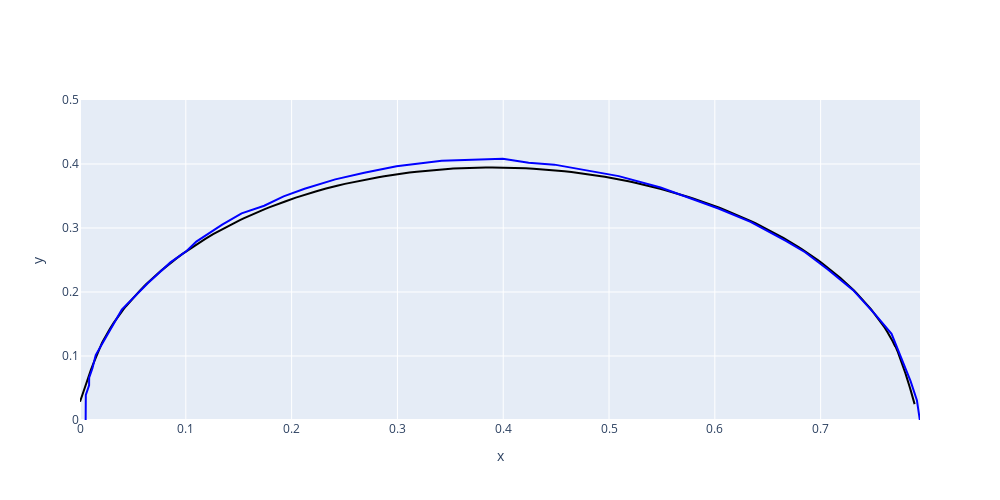
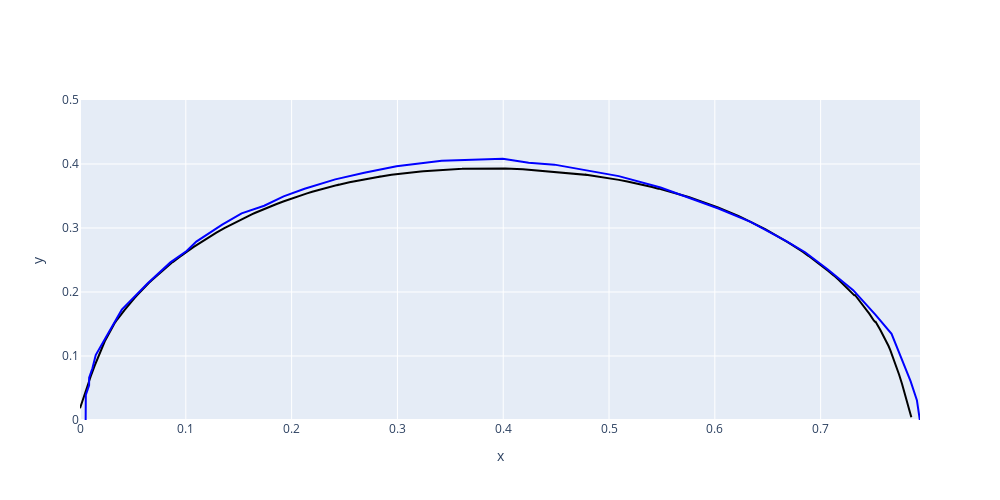
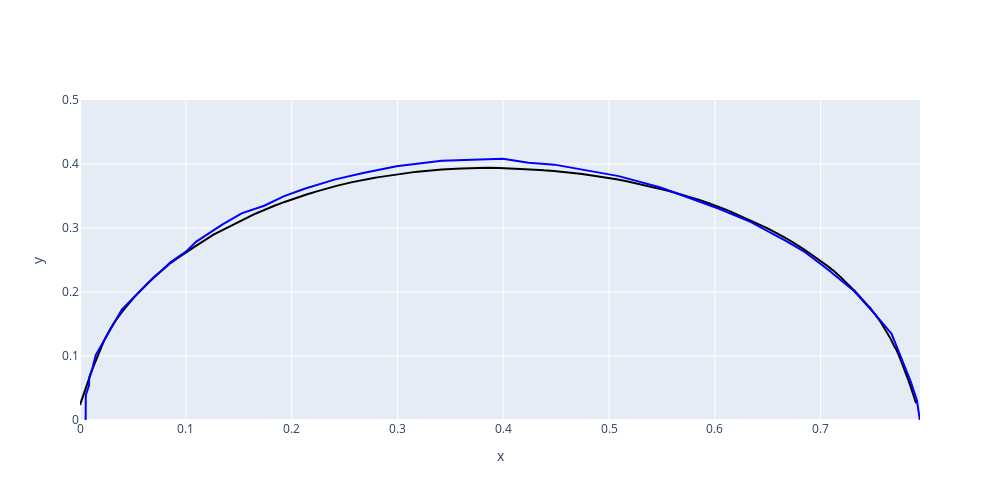
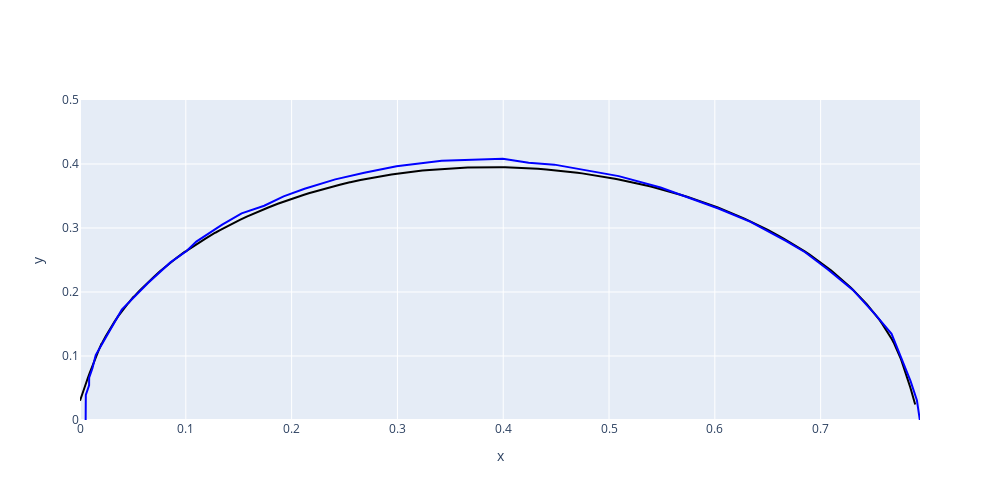

Notebook code for these charts, in order:
### Code cell
import pandas as pd
import numpy as np
import plotly.graph_objects as go
import plotly.express as px
from plotly.offline import iplot, init_notebook_mode
import plotly.io as pio
import glob, os, sys
import logging
from sys import argv
import re
from scipy.ndimage.filters import gaussian_filter1d
from scipy.interpolate import Rbf, InterpolatedUnivariateSpline
from scipy.interpolate import splev, splrep
from scipy.signal import savgol_filter
from statistics import mean

def nearest_point(x, y, x0, y0):
    values = (x - x0)**2 + (y - y0)**2
    index_min = np.argmin(values)
    if values[index_min] >0.1:
        print("ERROR!!!:",x[index_min], y[index_min], values[index_min])
    return x[index_min], y[index_min]

path = '/Users/weugene/basilisk/work/tube/res8_fast/'
path_ex = '/Users/weugene/basilisk/work/tube/'
case = '8'
x_name = 'Points_0'
y_name = 'Points_1'
file_name = ["data_i=","_t=",".csv"]
list_of_consideration = range(0,137,1)
# list_of_consideration = [1, 30, 60, 96]
diam = 0.514
K_neigh = 3
# x_name = 'Points:0'
# y_name = 'Points:1'

files_csv = []
files_csv += glob.glob(path + file_name[0]+"*"+file_name[1]+"*"+file_name[2])
print("FOUND:",files_csv)
files_csv=[ os.path.basename(x) for x in files_csv]

files_nums=[]
for x in files_csv:
    match_number = re.compile('-?\ *[0-9]+\.?[0-9]*(?:[Ee]\ *-?\ *[0-9]+)?')
    final_list = re.findall(match_number, x)
    files_nums.append((int(final_list[0]), float(final_list[1]), x))

files_nums=sorted(files_nums, key=lambda x: x[0])
print ("FILES_NUMS after soting:",files_nums)
files_csv_sorted_filtered = []
files_csv = []
for (i,x) in enumerate(files_nums):
    if x[0] in list_of_consideration:
        files_csv_sorted_filtered.append((x[0], x[1] , path + x[2]))
        files_csv.append(path + x[2])
        print("Files csv are reading...", x[2])

Nf = len(files_csv)
def name_generator(s):
#     return  [path_ex + '10' + s + '.csv', path_ex + '10' + s + '_Fluent.csv', path_ex + '10' + s + '_OpenFoam.csv' ], ['10' + s + ' experiment', '10' + s + ' Fluent','10' + s + ' OpenFoam', '10' + s + ' BP']
#     return  [path_ex + '10' + s + '.csv', path_ex + '10' + s + '_Fluent_neighbors.csv', path_ex + '10' + s + '_OpenFoam.csv' ], ['10' + s + ' experiment', '10' + s + ' Fluent','10' + s + ' OpenFoam', '10' + s + ' BP']
    return  [path_ex + '5b_' + s + '.csv'],[ '5b_' + s ]


files_csv_exp, names = name_generator(case)

col =   ['blue',           'red',        'hsv(120,100,100)',       'black' ]
# files_csv_exp = ['a.csv','b.csv','c.csv']
print('files_csv:',files_csv)
print('files_csv_exp:',files_csv_exp)
df = []
df_exp = []
# params = ['10a.csv':'']
fig = go.Figure()

for i, file in enumerate(files_csv_exp):
    print('reading .. ', file)
    df_exp.append(pd.read_csv(file, header=None))
    df_exp[i].columns = [x_name, y_name] 
    df_exp[i][x_name] /= diam
    df_exp[i][y_name] /= diam

i_exp = 0
for i, file in enumerate(files_csv):
    print("file:",file,"\n")
    df.append(pd.read_csv(file))  
    mdf = df[i]
    j = str(files_csv_sorted_filtered[i][0])
    t = str(files_csv_sorted_filtered[i][1])
#     print('i=', j, ' t=', t,' file=', file)
#     display(mdf.head())
#     N = mdf.shape[0]
#     dfdown = mdf[(mdf[y_name]<0)].sort_values(by=[x_name, y_name])
#     dfup = mdf[(mdf[y_name]>0)].sort_values(by=[x_name, y_name], ascending=False)
#     mdf = pd.concat([dfdown, dfup, dfdown.head(1)])
    x = np.array(mdf[x_name][mdf[y_name]>=0])
    y = np.array(mdf[y_name][mdf[y_name]>=0])
    L = x.size
    print("size of x:", L)
    if L<5:
        print('ERROR: no points < 5!')
    aa = zip(x,y)
    
    icr = np.argmax(y)
    xcr = x[icr]
    ycr = y[icr]
    def get_item(item):
        x,y = item
        if x < xcr:
            return item
        else:
            return (item[0], -item[0])
        
    aa = sorted(aa, key=lambda item: get_item(item))
    x,y = zip(*aa)
    xx, yy = [], []
    for i,x0 in enumerate(x):
        y0 = y[i]
        a,b = nearest_point(x, y, x0, y0)
        xx.append(a)
        yy.append(b)
    x = xx[:]
    y = yy[:]
    y = non_uniform_savgol(x, y, 51, 2)
#     xx, yy = [], []
#     for j in range(0,L):
#         start = max(0,j-K_neigh)
#         end = min(L-1,j+K_neigh)
#         xx.append(mean(x[start:end]))
#         yy.append(mean(y[start:end]))
#     x = xx[:]
#     y = yy[:]

#     spl = splrep(x, y)
#     x2 = np.linspace(min(x), max(x), 200)
#     y2 = splev(x2, spl)
#     x = x2[:]
#     y = y2[:]

#     y = scipy.signal.savgol_filter(y, 31, 1) # window size 51, polynomial order 3
    
#     ius = InterpolatedUnivariateSpline(x, y) # x must increase
#     y = ius(x)

    
    # use RBF method
#     print('XY:',x,y)
#     xi = np.linspace(min(x), max(x), 100)
#     rbf = Rbf(x, y, function = 'gaussian')
#     y = rbf(xi)

    minx = min(x)
    print("Thickness=", 0.5 - max(y))
    fig.add_trace(go.Scatter(x=x, y=y, name='t=' + t,
                             mode='lines',
                             textfont=dict(
                                family="sans serif",
                                size=18,
                                color="LightSeaGreen")
                             ))
    if True:
        fig1 = go.Figure(go.Scatter(x=x-minx, y=y, name='t=' + t,
#                                  mode='markers',
#                                  mode='lines+markers',
                                 mode='lines',                                    
                                 marker = dict(
                                     color = col[-1],
                                     size = 5
        #                                  ,
        #                              line = dict(
        #                               color = 'rgb(231, 99, 250)',
        #                               width = 12
        #                               )
                                 ),
                                 textfont=dict(
                                    family="sans serif",
                                    size=18,
                                    color="LightSeaGreen")
                                 ))
        
        for i_exp in range(0,1):
            fig1.add_trace(go.Scatter(x=df_exp[i_exp][x_name], y=df_exp[i_exp][y_name], name=names[i_exp],
                                 mode='lines',
                                 marker = dict(
                                     color = col[i_exp],
                                     size = 5
    #                                  ,
        #                              line = dict(
        #                               color = 'rgb(231, 99, 250)',
        #                               width = 12
        #                               )
                                 ),
                                 textfont=dict(
                                    family="sans serif",
                                    size=18,
                                    color="LightSeaGreen")
                                 ))
        fig1.update_layout(
            width = 1000,
            height = 500,
            xaxis_title='x',
            yaxis_title='y'
        )

        fig1.update_yaxes(range=[0,0.5])
        fig1.update_layout(showlegend=False)
        iplot(fig1)
        pio.write_image(fig1, path + 'bubble_evolution_t=' + t + '.pdf')
    
    fig.add_trace(go.Scatter(
        x=[0, 100],
        y=[0.5, 0.5],
        mode='lines',
        line=dict(color='black', width=1),
        showlegend=False)
    )
    
#     fig.update_xaxes(range=[1.9,17.6])
    
    fig.add_trace(go.Scatter(
        x=[0, 100],
        y=[-0.5, -0.5],
        mode='lines',
        line=dict(color='black', width=1),
        showlegend=False)
    )
#     fig.add_trace(go.Scatter(x=[min(x), max(x)], y=[0.5,0.5], name='t='+str(i),
#                              mode='lines',
#                              textfont=dict(
#                                 family="sans serif",
#                                 size=18,
#                                 color="LightSeaGreen")

fig.update_layout(
    width = 1000,
    height = 300,
    xaxis_title='x',
    yaxis_title='y'
)
    
fig.update_yaxes(range=[0,0.6])
iplot(fig)
pio.write_image(fig, path + 'bubble_evolution.pdf')
# fig.show()

### Figure 1 — Plotly figure (JSON) as saved in the notebook; plotly's stock layout.template omitted (floating-point values rounded to 4 significant figures; data arrays with more than 128 entries replaced by an {"elided": "..."} marker saying what was removed)
{"data": [{"marker": {"color": "black", "size": 5}, "mode": "lines", "name": "t=0.0", "textfont": {"color": "LightSeaGreen", "family": "sans serif", "size": 18}, "type": "scatter", "x": {"elided": "276 float values"}, "y": {"elided": "276 float values"}}, {"marker": {"color": "blue", "size": 5}, "mode": "lines", "name": "5b_8", "textfont": {"color": "LightSeaGreen", "family": "sans serif", "size": 18}, "type": "scatter", "x": [0.005325, 0.00536, 0.005395, 0.005441, 0.005499, 0.008601, 0.008648, 0.01175, 0.01488, 0.02411, 0.03951, 0.06403, 0.08547, 0.1008, 0.11, 0.1344, 0.1528, 0.1741, 0.1924, 0.2123, 0.2413, 0.2687, 0.2992, 0.3418, 0.3997, 0.424, 0.4484, 0.4788, 0.5092, 0.5487, 0.573, 0.6034, 0.6338, 0.6671, 0.6853, 0.7065, 0.7308, 0.7519, 0.767, 0.776, 0.785, 0.791, 0.7939, 0.7939], "y": [-0.005026, 0.00385, 0.01273, 0.02456, 0.03936, 0.05414, 0.06598, 0.08076, 0.1015, 0.1281, 0.1724, 0.2138, 0.2462, 0.2639, 0.2787, 0.3053, 0.323, 0.3347, 0.3495, 0.3613, 0.376, 0.3862, 0.3965, 0.4052, 0.408, 0.402, 0.399, 0.39, 0.3811, 0.3632, 0.3483, 0.3305, 0.3097, 0.28, 0.2622, 0.2355, 0.2029, 0.1643, 0.1347, 0.09915, 0.06066, 0.03105, 0.004411, -0.001507]}], "layout": {"height": 500, "showlegend": false, "width": 1000, "xaxis": {"title": {"text": "x"}}, "yaxis": {"range": [0, 0.5], "title": {"text": "y"}}}}

### Figure 2 — Plotly figure (JSON) as saved in the notebook; plotly's stock layout.template omitted (floating-point values rounded to 4 significant figures; data arrays with more than 128 entries replaced by an {"elided": "..."} marker saying what was removed)
{"data": [{"marker": {"color": "black", "size": 5}, "mode": "lines", "name": "t=1.02507", "textfont": {"color": "LightSeaGreen", "family": "sans serif", "size": 18}, "type": "scatter", "x": {"elided": "276 float values"}, "y": {"elided": "276 float values"}}, {"marker": {"color": "blue", "size": 5}, "mode": "lines", "name": "5b_8", "textfont": {"color": "LightSeaGreen", "family": "sans serif", "size": 18}, "type": "scatter", "x": [0.005325, 0.00536, 0.005395, 0.005441, 0.005499, 0.008601, 0.008648, 0.01175, 0.01488, 0.02411, 0.03951, 0.06403, 0.08547, 0.1008, 0.11, 0.1344, 0.1528, 0.1741, 0.1924, 0.2123, 0.2413, 0.2687, 0.2992, 0.3418, 0.3997, 0.424, 0.4484, 0.4788, 0.5092, 0.5487, 0.573, 0.6034, 0.6338, 0.6671, 0.6853, 0.7065, 0.7308, 0.7519, 0.767, 0.776, 0.785, 0.791, 0.7939, 0.7939], "y": [-0.005026, 0.00385, 0.01273, 0.02456, 0.03936, 0.05414, 0.06598, 0.08076, 0.1015, 0.1281, 0.1724, 0.2138, 0.2462, 0.2639, 0.2787, 0.3053, 0.323, 0.3347, 0.3495, 0.3613, 0.376, 0.3862, 0.3965, 0.4052, 0.408, 0.402, 0.399, 0.39, 0.3811, 0.3632, 0.3483, 0.3305, 0.3097, 0.28, 0.2622, 0.2355, 0.2029, 0.1643, 0.1347, 0.09915, 0.06066, 0.03105, 0.004411, -0.001507]}], "layout": {"height": 500, "showlegend": false, "width": 1000, "xaxis": {"title": {"text": "x"}}, "yaxis": {"range": [0, 0.5], "title": {"text": "y"}}}}

### Figure 3 — Plotly figure (JSON) as saved in the notebook; plotly's stock layout.template omitted (floating-point values rounded to 4 significant figures; data arrays with more than 128 entries replaced by an {"elided": "..."} marker saying what was removed)
{"data": [{"marker": {"color": "black", "size": 5}, "mode": "lines", "name": "t=0.00421461", "textfont": {"color": "LightSeaGreen", "family": "sans serif", "size": 18}, "type": "scatter", "x": {"elided": "254 float values"}, "y": {"elided": "254 float values"}}, {"marker": {"color": "blue", "size": 5}, "mode": "lines", "name": "5b_8", "textfont": {"color": "LightSeaGreen", "family": "sans serif", "size": 18}, "type": "scatter", "x": [0.005325, 0.00536, 0.005395, 0.005441, 0.005499, 0.008601, 0.008648, 0.01175, 0.01488, 0.02411, 0.03951, 0.06403, 0.08547, 0.1008, 0.11, 0.1344, 0.1528, 0.1741, 0.1924, 0.2123, 0.2413, 0.2687, 0.2992, 0.3418, 0.3997, 0.424, 0.4484, 0.4788, 0.5092, 0.5487, 0.573, 0.6034, 0.6338, 0.6671, 0.6853, 0.7065, 0.7308, 0.7519, 0.767, 0.776, 0.785, 0.791, 0.7939, 0.7939], "y": [-0.005026, 0.00385, 0.01273, 0.02456, 0.03936, 0.05414, 0.06598, 0.08076, 0.1015, 0.1281, 0.1724, 0.2138, 0.2462, 0.2639, 0.2787, 0.3053, 0.323, 0.3347, 0.3495, 0.3613, 0.376, 0.3862, 0.3965, 0.4052, 0.408, 0.402, 0.399, 0.39, 0.3811, 0.3632, 0.3483, 0.3305, 0.3097, 0.28, 0.2622, 0.2355, 0.2029, 0.1643, 0.1347, 0.09915, 0.06066, 0.03105, 0.004411, -0.001507]}], "layout": {"height": 500, "showlegend": false, "width": 1000, "xaxis": {"title": {"text": "x"}}, "yaxis": {"range": [0, 0.5], "title": {"text": "y"}}}}

### Figure 4 — Plotly figure (JSON) as saved in the notebook; plotly's stock layout.template omitted (floating-point values rounded to 4 significant figures; data arrays with more than 128 entries replaced by an {"elided": "..."} marker saying what was removed)
{"data": [{"marker": {"color": "black", "size": 5}, "mode": "lines", "name": "t=1.0", "textfont": {"color": "LightSeaGreen", "family": "sans serif", "size": 18}, "type": "scatter", "x": {"elided": "278 float values"}, "y": {"elided": "278 float values"}}, {"marker": {"color": "blue", "size": 5}, "mode": "lines", "name": "5b_8", "textfont": {"color": "LightSeaGreen", "family": "sans serif", "size": 18}, "type": "scatter", "x": [0.005325, 0.00536, 0.005395, 0.005441, 0.005499, 0.008601, 0.008648, 0.01175, 0.01488, 0.02411, 0.03951, 0.06403, 0.08547, 0.1008, 0.11, 0.1344, 0.1528, 0.1741, 0.1924, 0.2123, 0.2413, 0.2687, 0.2992, 0.3418, 0.3997, 0.424, 0.4484, 0.4788, 0.5092, 0.5487, 0.573, 0.6034, 0.6338, 0.6671, 0.6853, 0.7065, 0.7308, 0.7519, 0.767, 0.776, 0.785, 0.791, 0.7939, 0.7939], "y": [-0.005026, 0.00385, 0.01273, 0.02456, 0.03936, 0.05414, 0.06598, 0.08076, 0.1015, 0.1281, 0.1724, 0.2138, 0.2462, 0.2639, 0.2787, 0.3053, 0.323, 0.3347, 0.3495, 0.3613, 0.376, 0.3862, 0.3965, 0.4052, 0.408, 0.402, 0.399, 0.39, 0.3811, 0.3632, 0.3483, 0.3305, 0.3097, 0.28, 0.2622, 0.2355, 0.2029, 0.1643, 0.1347, 0.09915, 0.06066, 0.03105, 0.004411, -0.001507]}], "layout": {"height": 500, "showlegend": false, "width": 1000, "xaxis": {"title": {"text": "x"}}, "yaxis": {"range": [0, 0.5], "title": {"text": "y"}}}}
